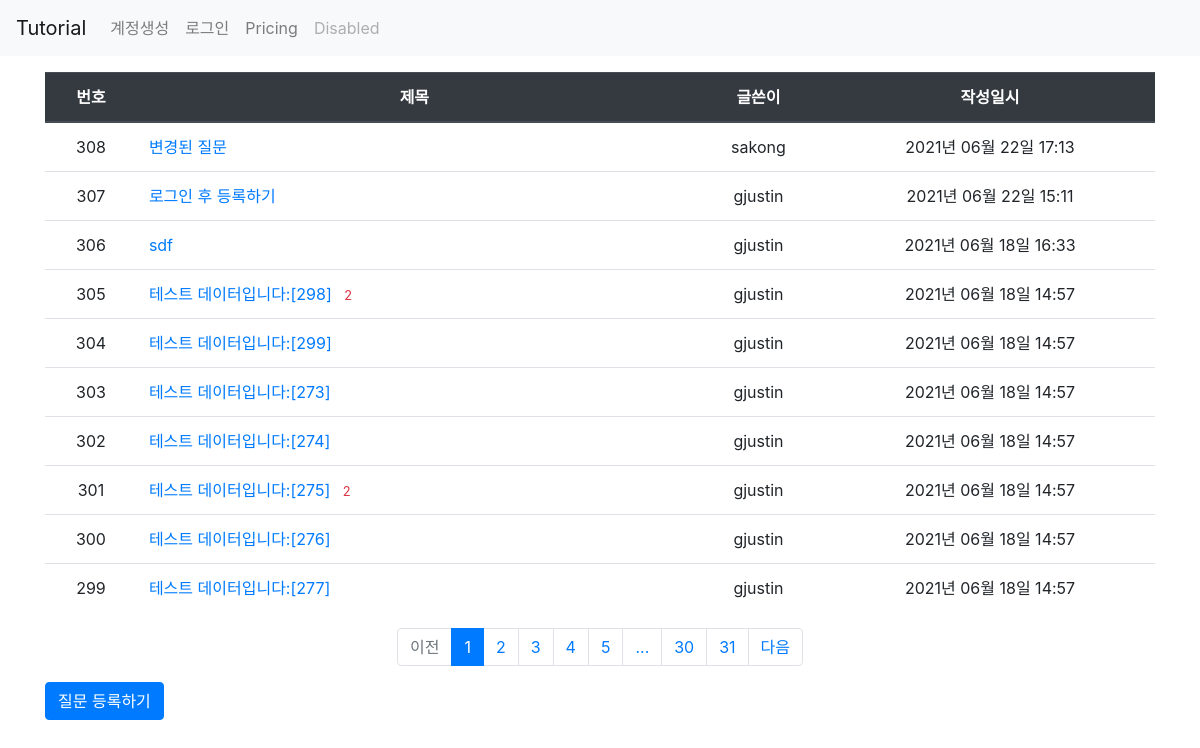
The page /question/list on the database its author committed.
### app/models.py (models this page shows, shortened)
class Question(db.Model):
    id = db.Column(db.Integer, primary_key=True)
    subject = db.Column(db.String(200), nullable=False)
    content = db.Column(db.Text(), nullable=False)
    create_date = db.Column(db.DateTime(), nullable=False)
    modify_date = db.Column(db.DateTime(), nullable=True)
    user_id = db.Column(db.Integer, db.ForeignKey('user.id', ondelete='CASCADE'), nullable=False)
    user = db.relationship('User', backref=db.backref('question_set'))

class User(db.Model):
    id = db.Column(db.Integer, primary_key=True)
    username = db.Column(db.String(150), unique=True, nullable=True)
    password = db.Column(db.String(200), nullable=True)
    email = db.Column(db.String(150), unique=True, nullable=True)

### app/views/question_views.py (the view)
@bp.route('/list')
def _list():
    page = request.args.get('page', type=int, default=1)
    question_list = Question.query.order_by(Question.create_date.desc())
    question_list = question_list.paginate(page, per_page=10)
    return render_template('question/question_list.html', question_list=question_list)

### app/filter.py (called while the page is built)
def format_datetime(value, fmt='%Y년 %m월 %d일 %H:%M'):
    return value.strftime(fmt)

### app/views/auth_views.py (called while the page is built)
@bp.before_app_request
def load_logged_in_user():
    user_id = session.get('user_id')
    if user_id is None:
        g.user = None
    else:
        g.user = User.query.get(user_id)

### app/templates/question/question_list.html
{% extends 'base.html' %}
{% block content %}
<div class="container my-3">
    <table class="table">
        <thead>
            <tr class="thead-dark text-center">
                <th>번호</th>
                <th style='width:50%'>제목</th>
                <th>글쓴이</th>
                <th>작성일시</th>
            </tr>
        </thead>
        <tbody>
            {% if question_list %}
            {% for question in question_list.items %}
            <tr class='text-center'>
                <td>{{ question_list.total - ((question_list.page -1) * question_list.per_page) - loop.index0 }}</td>
                <td class='text-left'>
                    <a href="{{ url_for('question.detail', question_id=question.id) }}">{{ question.subject }}</a>
                    {% if question.answer_set|length > 0 %}
                    <span class="text-danger small ml-2">{{ question.answer_set|length }}</span>
                    {% endif %}
                </td>
                <td>{{ question.user.username }}</td>
                <td>{{ question.create_date|datetime }}</td>
                {% endfor %}
                {% else %}
            <tr>
                <td colspan="3">질문이 없습니다.</td>
            </tr>
            </tr>
            {% endif %}
        </tbody>
    </table>
        <ul class="pagination justify-content-center">
            {% if question_list.has_prev %}
            <li class="page-item">
                <a class="page-link" href="?page={{ question_list.pre_num }}">이전</a>
            </li>
            {% else %}
            <li class="page-item disabled">
                <a class="page-link" href="#" tabindex="-1" aria-disabled="true">이전</a>
            </li>
            {% endif %}
            {% for page_num in question_list.iter_pages() %}
                {% if page_num %}
                {% if page_num != question_list.page %}
                <li class="page-item">
                    <a class="page-link" href="?page={{ page_num }}">{{ page_num }}</a>
                </li>
                {% else %}
                <li class="page-item active" aria-current="page">
                    <a class="page-link" href="#">{{ page_num }}</a>
                </li>
                {% endif %}
            {% else %}
                <li class="page-item">
                    <a class="page-link" href="#">...</a>
                </li>
            {% endif %}
            {% endfor %}
            {% if question_list.has_next %}
            <li class="page-item">
                <a class="page-link" href="?page={{ question_list.next_num }}">다음</a>
            </li>
            {% else %}
            <li class="page-item disabled">
                <a class="page-link" href="#" tabindex="-1" aria-disabled="true">다음</a>
            </li>
            {% endif %}
        </ul>
    <a class="btn btn-primary" href="{{ url_for('question.create') }}">질문 등록하기</a>
</div>
{% endblock %}

### app/templates/base.html (shortened to what this page needs)
<!DOCTYPE html>
<html lang="en">
<head>
    <link rel="stylesheet" href="https://cdn.jsdelivr.net/npm/bootstrap@4.5.3/dist/css/bootstrap.min.css">
</head>
<body>
    {% include 'navbar.html' %}
    {% block content %}
    {% endblock content %}
</body>
</html>

### app/templates/navbar.html (shortened to what this page needs)
<nav class="navbar navbar-expand-lg navbar-light bg-light">
    <a class="navbar-brand" href="{{ url_for('main.index') }}">Tutorial</a>
    <div class="collapse navbar-collapse" id="navbarNav">
        <ul class="navbar-nav">
        {% if g.user %}
            <li class="nav-item">
                <a class="nav-link" href="{{ url_for('auth.logout') }}">{{ g.user.username }} (로그아웃)</a>
            </li>
        {% else %}
            <li class="nav-item">
                <a class="nav-link" href="{{ url_for('auth.signup') }}">계정생성</a>
            </li>
            <li class="nav-item">
                <a class="nav-link" href="{{ url_for('auth.login') }}">로그인</a>
            </li>
        {% endif %}
            <li class="nav-item">
                <a class="nav-link" href="#">Pricing</a>
            </li>
            <li class="nav-item">
                <a class="nav-link disabled" href="#" tabindex="-1" aria-disabled="true">Disabled</a>
            </li>
        </ul>
    </div>
</nav>

### rows shown on the page
Question: id "308", subject "변경된 질문", user.username "sakong", create_date "2021년 06월 22일 17:13"
Question: id "307", subject "로그인 후 등록하기", user.username "gjustin", create_date "2021년 06월 22일 15:11"
Question: id "306", subject "sdf", user.username "gjustin", create_date "2021년 06월 18일 16:33"
Question: total "305", subject "테스트 데이터입니다:[298]", answer_set|length "2", user.username "gjustin", create_date "2021년 06월 18일 14:57"
Question: total "304", subject "테스트 데이터입니다:[299]", user.username "gjustin", create_date "2021년 06월 18일 14:57"
Question: total "303", subject "테스트 데이터입니다:[273]", user.username "gjustin", create_date "2021년 06월 18일 14:57"
Question: total "302", subject "테스트 데이터입니다:[274]", user.username "gjustin", create_date "2021년 06월 18일 14:57"
Question: total "301", subject "테스트 데이터입니다:[275]", answer_set|length "2", user.username "gjustin", create_date "2021년 06월 18일 14:57"
Question: total "300", subject "테스트 데이터입니다:[276]", user.username "gjustin", create_date "2021년 06월 18일 14:57"
Question: total "299", subject "테스트 데이터입니다:[277]", user.username "gjustin", create_date "2021년 06월 18일 14:57"

### other values the page prints
{{ page_num }} "1"
{{ page_num }} "2" "3" "4" "5" "30" "31"
